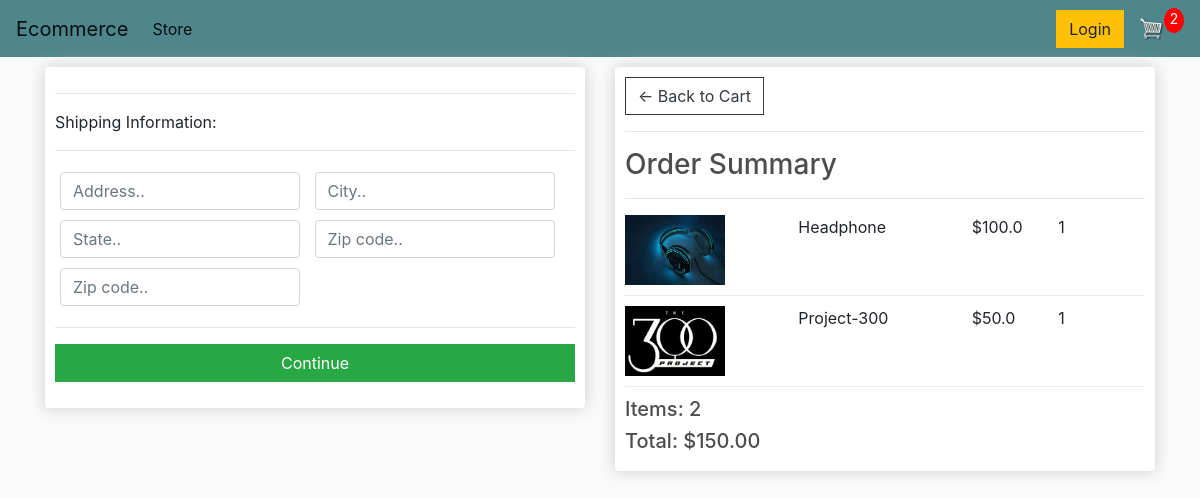
Screenshot of /checkout/ (signed in) with the database file from the repository.
### store/models.py (models this page shows, shortened)
class OrderItem(models.Model):
    product = models.ForeignKey(Product, on_delete=models.SET_NULL, null=True, blank=True)
    order = models.ForeignKey(Order, on_delete=models.SET_NULL, null=True, blank=True)
    quantity = models.IntegerField(default=0, null=True, blank=True)
    date_added = models.DateTimeField(auto_now_add=True)
    @property
    def get_total(self):
        total = self.product.price * self.quantity
        return total

class Product(models.Model):
    name = models.CharField(max_length=200, null=True)
    price = models.FloatField()
    digital = models.BooleanField(default=False, null=True, blank=False)
    image = models.ImageField(null=True, blank=True)
    @property
    def imageURL(self):
        try:
            url = self.image.url
        except:
            url = ''
        return url

class Order(models.Model):
    customer = models.ForeignKey(Customer, on_delete=models.SET_NULL, null=True, blank=True)
    date_order = models.DateTimeField(auto_now_add=True)
    complete = models.BooleanField(default=False, null=True, blank=False)
    transaction_id = models.CharField(max_length=200, null=True)
    @property
    def shipping(self):
        shipping = False
        orderitems = self.orderitem_set.all()
        for i in orderitems:
            if i.product.digital == False:
                shipping = True
        return shipping
    @property
    def get_cart_total(self):
        orderitems = self.orderitem_set.all()
        total = sum([item.get_total for  item in orderitems])
        return total
    @property
    def get_cart_items(self):
        orderitems = self.orderitem_set.all()
        total = sum([item.quantity for  item in orderitems])
        return total

### store/views.py (the view)
# urls.py: path('checkout/', views.checkout, name="checkout"),
def checkout(request):
    if request.user.is_authenticated:
        customer = request.user.customer
        order, created = Order.objects.get_or_create(customer=customer, complete=False)
        items = order.orderitem_set.all()
        cartItems = order.get_cart_items
    else:
        items = []
        order = {'get_cart_total':0, 'get_cart_items':0}
        cartItems = order.get_cart_items
        order = {'get_cart_total':0, 'get_cart_items':0, 'shpping':False}
        cartItems = order['get_cart_items']
    context = {'items':items, 'order':order, 'cartItems':cartItems}
    return render(request, 'store/checkout.html', context)

### store/templates/store/checkout.html (shortened to what this page needs)
{% extends 'store/main.html' %}
{% load static %}
{% block content %}
     <div class="row">
		<div class="col-lg-6">
			<div class="box-element" id="form-wrapper">
				<form id="form">
					<div id="shipping-info">
						<hr>
						<p>Shipping Information:</p>
						<hr>
						<div class="form-field">
							<input class="form-control" type="text" name="address" placeholder="Address..">
						</div>
						<div class="form-field">
							<input class="form-control" type="text" name="city" placeholder="City..">
						</div>
						<div class="form-field">
							<input class="form-control" type="text" name="state" placeholder="State..">
						</div>
						<div class="form-field">
							<input class="form-control" type="text" name="zipcode" placeholder="Zip code..">
						</div>
						<div class="form-field">
							<input class="form-control" type="text" name="country" placeholder="Zip code..">
						</div>
					</div>
					<hr>
					<input id="form-button" class="btn btn-success btn-block" type="submit" value="Continue">
				</form>
			</div>
			<br>
		</div>
		<div class="col-lg-6">
			<div class="box-element">
				<a  class="btn btn-outline-dark" href="{% url 'cart' %}">&#x2190; Back to Cart</a>
				<hr>
				<h3>Order Summary</h3>
				<hr>
				{% for item in items %}
				<div class="cart-row">
					<div style="flex:2"><img style="height: 70px; width: 100px;" class="row-image" src="{{ item.product.imageURL }}"></div>
					<div style="flex:2"><p>{{item.product.name}}</p></div>
					<div style="flex:1"><p>${{item.product.price}}</p></div>
					<div style="flex:1"><p>{{item.quantity}}</p></div>
				</div>
				{% endfor %}
				<h5>Items:   {{ order.get_cart_items }}</h5>
				<h5>Total:   ${{ order.get_cart_total|floatformat:2 }}</h5>
			</div>
		</div>
	</div>
{% endblock content %}

### static/css/main.css (style rules this page uses)
body { background-color: hsl(0, 0%, 98%); }
h1,h2,h3,h4,h5,h6 { color:hsl(0, 0%, 30%); }
.box-element { box-shadow:hsl(0, 0%, 80%) 0 0 16px; background-color: #fff; border-radius: 4px; padding: 10px; }
.col-lg-4, .col-lg-6, .col-lg-8, .col-lg-12 { margin-top: 10px; }
.btn { border-radius: 0; }
.row-image { width: 100px; }
.form-field { width:250px; display: inline-block; padding: 5px; }
.cart-row { display: flex; align-items: flex-stretch; padding-bottom: 10px; margin-bottom: 10px; border-bottom: 1px solid #ececec; }

### rows the page displays
OrderItem: product.imageURL (picture), product.name "Headphone", product.price "100.0", quantity "1"
OrderItem: product.imageURL (picture), product.name "Project-300", product.price "50.0", quantity "1"
Order: get_cart_items "2", get_cart_total "150.00"

### other values shown
{{ cartItems }} "2"
